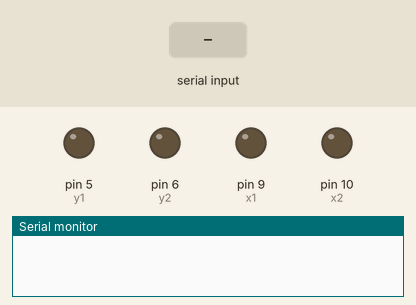
Recording of a sketch running on a simulated Arduino Uno, built with avr-gcc and run on an emulated ATmega328P. Shown: output pins drawn as LEDs (lit = HIGH), the last lines printed to the serial monitor. The test bench sets the inputs (shaded band).

Above: at 1.2 s.
1.3 s: "90,45\n" received over Serial
At 2.1 s:
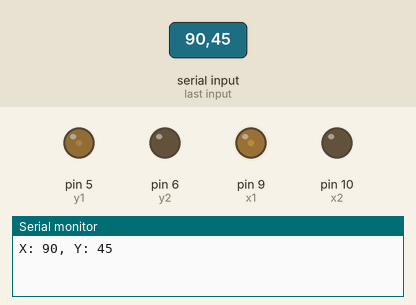
2.8 s: "30,150\n" received over Serial
At 3.3 s:
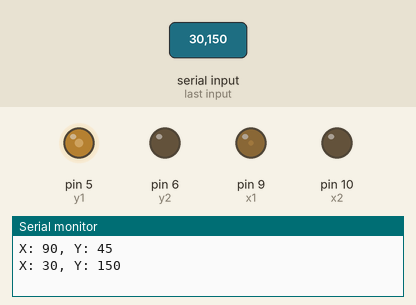
4.3 s: "200\n" received over Serial
At 5.5 s:
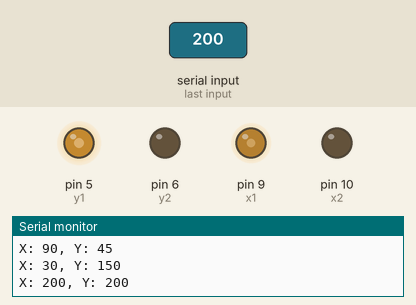
5.8 s: "1,90\n" received over Serial
At 6.7 s:
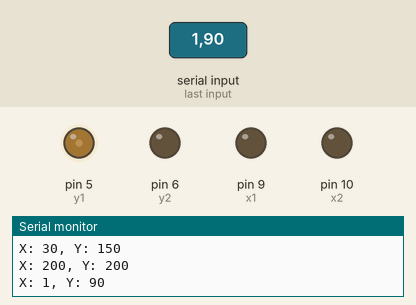
Timing chart, 0 to 8.3 s (numbered marks = the images above; inputs shaded):
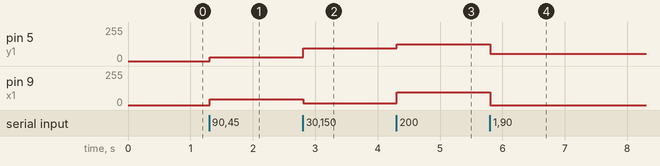

The sketch:

objecttrackingcontrol.ino
```cpp
String goruntu;
int a, b;
const int x1 = 9;
const int x2 = 10;
const int y1 = 5;
const int y2 = 6;
int isik = 0;
void setup() {
  Serial.begin(9600);
}

/*
@author: MUSTAFA YALINIZ
*/

void loop() {
  if(Serial.available()){
    goruntu = Serial.readStringUntil('\n');
    int commaIndex = goruntu.indexOf(',');
    a = goruntu.substring(0, commaIndex).toInt();
    b = goruntu.substring(commaIndex + 1).toInt();
    Serial.print("X: ");
    Serial.print(a);
    Serial.print(", Y: ");
    Serial.println(b);
    if(a<=540&&a>0){
      isik = map(a, 0, 540, 0, 255);
      analogWrite(x1, isik);
      analogWrite(x2,0);
    }
    if(a<0&&a>=-540){
      isik = map(a, -540, 0, 255, 0);
      analogWrite(x2, isik);
      analogWrite(x1,0);
    }
    if(b<=405&&a>0){
      isik = map(b, 0, 405, 0, 255);
      analogWrite(y1, isik);
      analogWrite(y2,0);
     }
    if(b<0&&b>=-405){
      isik = map(b, -405, 0, 255, 0);
      analogWrite(y2, isik);
      analogWrite(y1,0);
    }


  }
}
```

Measured:
- after the input at 1.3 s, pin 5 (y1): 0/255 → 28/255 at once; pin 9 (x1): 0/255 → 42/255 at once
- after the input at 2.8 s, pin 5 (y1): 28/255 → 94/255 at once; pin 9 (x1): 42/255 → 14/255 at once
- after the input at 4.3 s, pin 5 (y1): 94/255 → 125/255 at once; pin 9 (x1): 14/255 → 94/255 at once
- after the input at 5.8 s, pin 5 (y1): 125/255 → 56/255 at once; pin 9 (x1): 94/255 → 0/255 at once
